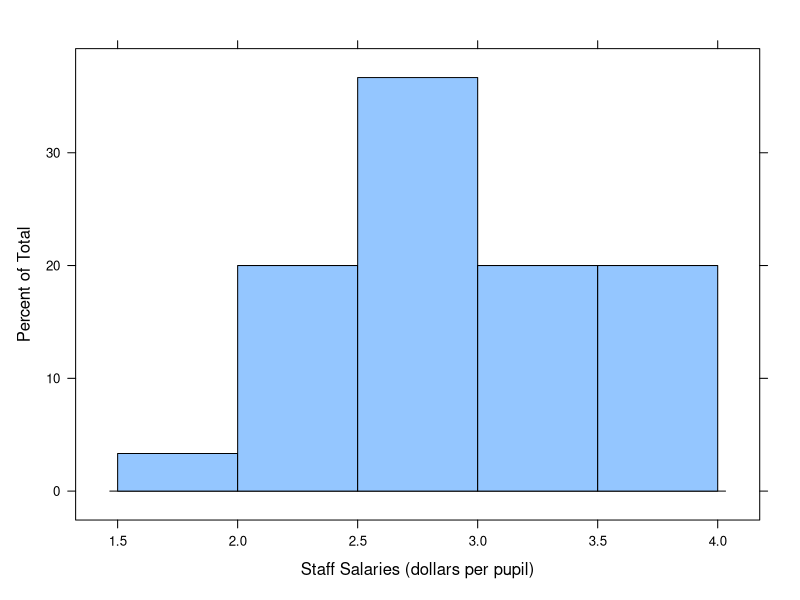
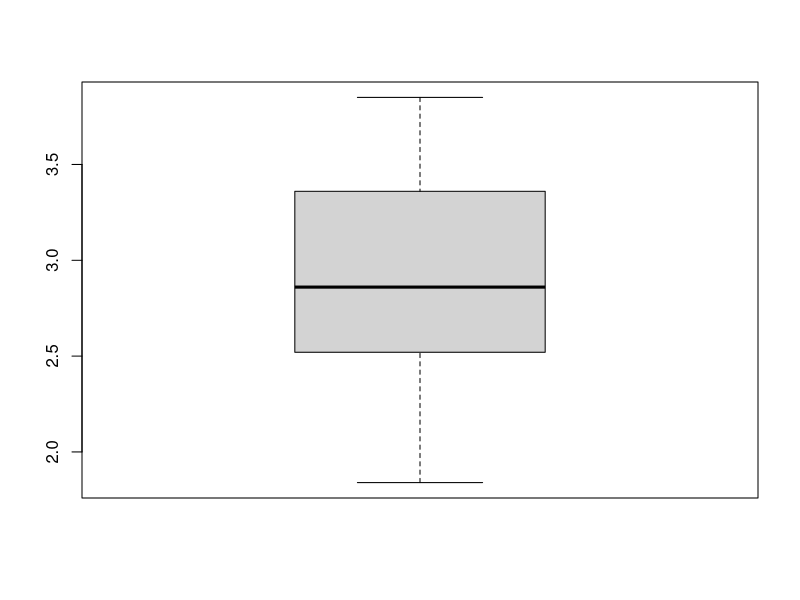

The R source for these figures, in order:
## ---- chunk 1
knitr::opts_chunk$set(echo = TRUE)
## ---- chunk 2

p1_data <- c(3.79, 2.99, 2.45, 2.14, 3.36, 2.05, 3.14, 3.54, 2.77, 2.91, 3.10, 
             1.84, 2.52, 3.22, 2.67, 2.52, 2.71, 2.75, 3.57, 3.85, 2.89, 2.83, 
             3.13, 2.44, 2.10, 3.71, 2.37, 2.68, 3.51, 3.37)
## ---- chunk 3
p1_mean <- sum(p1_data) / length(p1_data)
p1_mean
## ---- chunk 4
p1_var <- ((p1_data - p1_mean)^2) / (length(p1_data) - 1)
p1_var <- sum(p1_var)
p1_sd <- p1_var^0.5

p1_sd
## ---- chunk 5
lattice::histogram(p1_data, xlab='Staff Salaries (dollars per pupil)', breaks=3)
## ---- chunk 6
stem(p1_data, scale = .5)
## ---- chunk 7
boxplot(p1_data)
## ---- chunk 8
p2_a <- factorial(9)
p2_a
## ---- chunk 9

answer_p3 <- 1
for (i in 306:365) {
  answer_p3 <- answer_p3 * i
}

answer_p3
## ---- chunk 10

prob_tax_free <- 0.6
prob_mutual_funds <- 0.3
prob_both <- 0.15
p4_a <- prob_tax_free + prob_mutual_funds - prob_both
p4_a
## ---- chunk 11

p4_b <- 1 - p4_a
p4_b
## ---- chunk 12

# 4 Choose 3  * 48  Choose 2
numerator_p4a <- (factorial(4) / (factorial(3) * factorial(1))) * 
                    (factorial(48) / (factorial(46) * factorial(2)))

denominator_p4a <- (factorial(52) / (factorial(47) * factorial(5)))

answer_p4a <- numerator_p4a / denominator_p4a
answer_p4a
## ---- chunk 13
# 14 Choose 3  * 48  Choose 2
numerator_p4b <- (factorial(13) / (factorial(4) * factorial(9))) * 
                    (factorial(13) / (factorial(12) * factorial(1)))

denominator_p4b <- (factorial(52) / (factorial(47) * factorial(5)))

answer_p4b <- numerator_p4b / denominator_p4b
answer_p4b
## ---- chunk 14
# Assigning probability values to variables
# Probability of Canadian license plate - A
p_a <- 0.12
# Probability of camper - B
p_b <- 0.28
# Probability of both (Intersection)
p_a_int_b <- 0.09
## ---- chunk 15
# Therefore, probability of P(A | B) (Given that a camper entered cavern, 
# What is the probability that he has Canadian license plates)

p6_a <- p_a_int_b / p_b
p6_a
## ---- chunk 16
# Similarly, P(B | A)


p6_b <- p_a_int_b / p_a
p6_b
## ---- chunk 17
# Probability that a vehicle does NOT have Canadian plates or is NOT a camper 
# will be 1 - Probability of both ( intersection )

p6_c <- 1 - p_a_int_b
p6_c
## ---- chunk 18
# Probability of customers purchasing latex
p_latex <- 0.75
# Probability of customers purchasing semigloss
p_semigloss <- 1 - p_latex
# Probability of both rollers and latex
p_rollers_latex <- 0.60
# Probability of rollers and semigloss
p_rollers_semigloss <- 0.30

## Using Bayes theorem

p_latex_rollers <- (p_latex * p_rollers_latex) / ((p_latex * p_rollers_latex) + 
                                                    (p_rollers_semigloss * p_semigloss))
p_latex_rollers
## ---- chunk 19
# For being a valid density function, 3 conditions must hold.

# 1. f(x) >= 0 for all R (R -> Set of real numbers). Since the value of the function
# is 2/5 for 23.75 <= x <= 26.25 and 0 elsewhere, this condition is satisfied

# 2.  
#   Integrating f(x)dx = 1 This is also true as integrating constant value gives us 1
## ---- chunk 20
# For calculating probability < 24, range of the values to consider are < 24  
# (23.75 - 24) and 0 elsewhere

# Integrating with limits 23.75 to 24
# Answer is 2 / 5  * ( 24 - 23.75)  + 0 = 0.1
## ---- chunk 21
# For calculating probability > 26, range of the values to consider which 
# are > 26 are 26-26.25 and 0 elsewhere

# Integrating with limits 23.75 to 24
# Answer is 2 / 5  * ( 26.25 - 26 )  + 0 = 0.1
